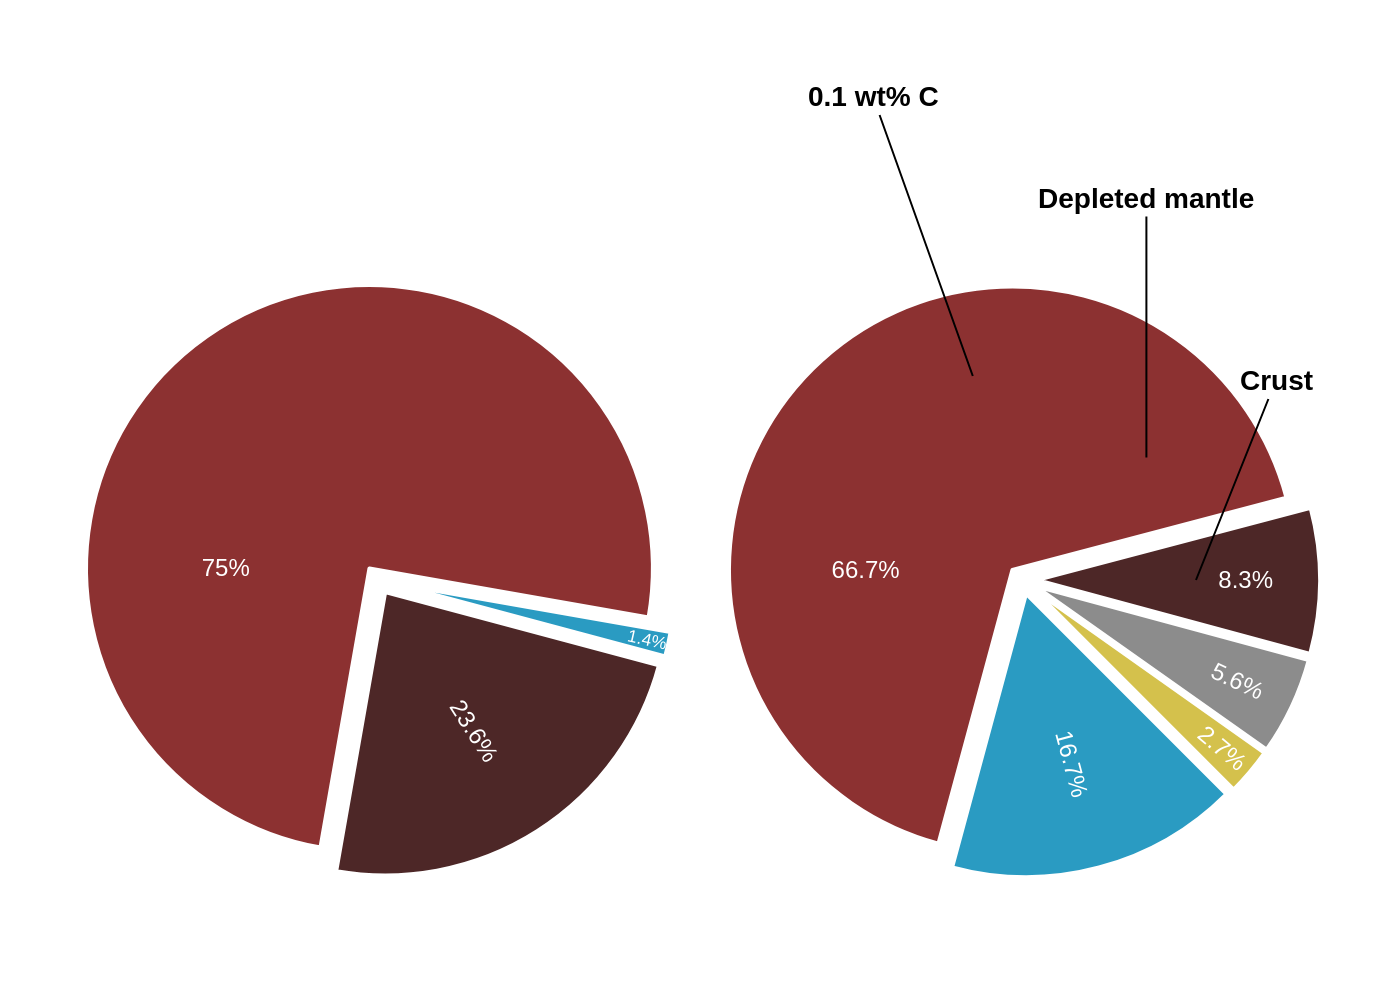

The Python source for this figure:
import sys
import json
import plotly.graph_objects as go
from pathlib import Path

def main():
    # Check for command-line argument
    if len(sys.argv) != 2:
        print(f"Usage: python {sys.argv[0]} <json_file_path>")
        sys.exit(1)

    # Get file path from command-line argument
    json_path = Path(sys.argv[1])
    if not json_path.is_file():
        print(f"Error: File not found at {json_path}")
        sys.exit(1)

    # Read and parse the JSON file
    with open(json_path, 'r', encoding='utf-8') as f:
        chart_data = json.load(f)

    # Initialize the figure
    fig = go.Figure()

    # Define the domains for the two pie charts
    domains = [
        {'x': [0, 0.48], 'y': [0, 1]},
        {'x': [0.52, 1], 'y': [0, 1]}
    ]

    # Add pie chart traces from the JSON data
    for i, data in enumerate(chart_data["chart_data"]):
        fig.add_trace(go.Pie(
            labels=data["labels"],
            values=data["values"],
            domain=domains[i],
            marker=dict(colors=data["colors"], line=dict(color='#ffffff', width=2)),
            pull=data["pull"],
            rotation=data.get("rotation", 0),
            direction='clockwise',
            textposition='inside',
            insidetextorientation='radial',
            insidetextfont=dict(color='white'),
            hoverinfo='label+percent',
            sort=False,
            showlegend=False
        ))

    # Update layout properties
    fig.update_layout(
        font=dict(family="Arial"),
        margin=dict(t=120, b=40, l=40, r=40),
        paper_bgcolor='white',
        plot_bgcolor='white'
    )
    
    # Add annotations from the JSON data
    if chart_data["texts"]["annotations"]:
        for ann in chart_data["texts"]["annotations"]:
            fig.add_annotation(
                text=ann["text"],
                xref="paper", yref="paper",
                x=ann["x"], y=ann["y"],
                showarrow=True,
                arrowhead=0,
                arrowcolor="#000000",
                arrowwidth=1,
                ax=ann["ax"],
                ay=ann["ay"],
                font=dict(
                    family="Arial",
                    size=ann["font_size"],
                    color="#000000"
                )
            )

    # Define output filename and save the image
    output_filename = f"{json_path.stem}.png"
    fig.write_image(output_filename, scale=2)
    print(f"Image saved to {output_filename}")


if __name__ == "__main__":
    main()
